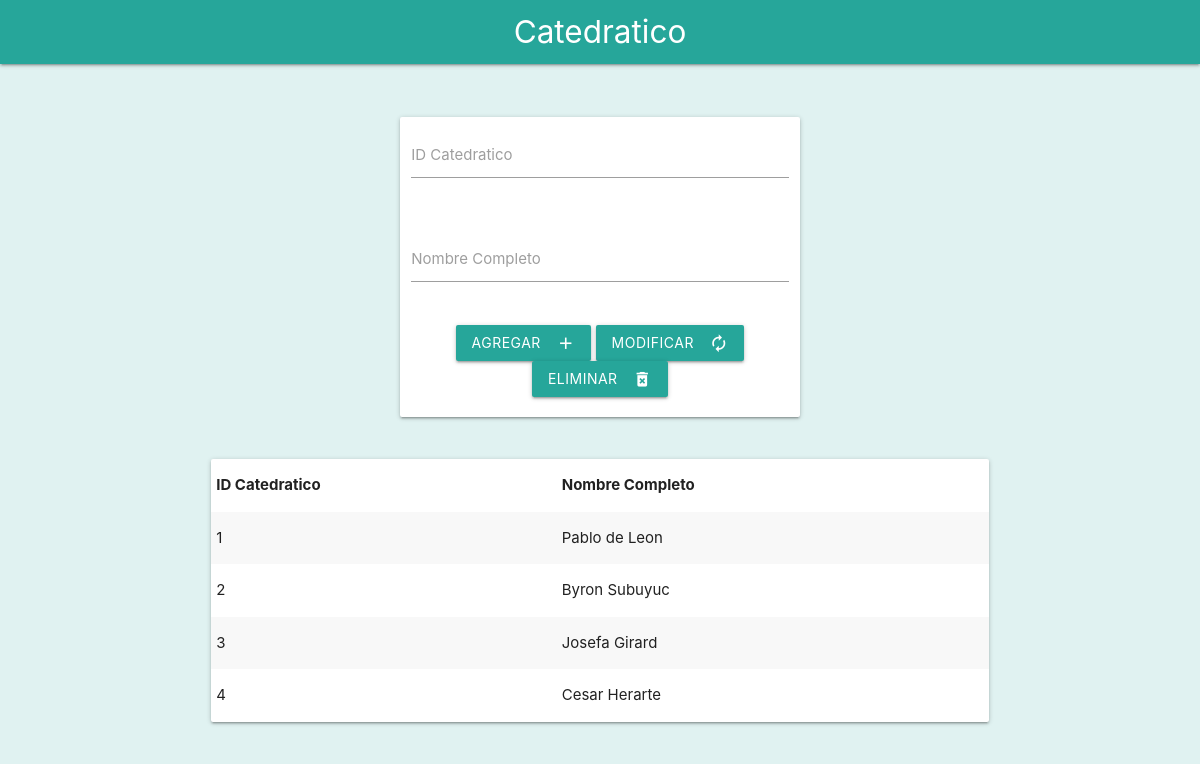
/acciones/catedratico/form.php, run on the app's committed database.
### tables this page shows
CREATE TABLE `catedratico` (
  `ID_catedratico` varchar(25) NOT NULL,
  `nombre` varchar(100) NOT NULL
);

### acciones/catedratico/form.php (the view, shortened to what this page needs)
<!DOCTYPE html>
<html lang="en">
<head>
    <link type="text/css" rel="stylesheet" href="../../css/materialize.min.css" media="screen,projection" />
    <link type="text/css" rel="stylesheet" href="../../css/general.css" media="screen,projection" />
</head>
<body>
    <nav>
        <div class="nav-wrapper  teal lighten-1">
            <a href="#" class="brand-logo center">Catedratico</a>
        </div>
    </nav>
    <br>
    <br>
    <div class="row">
        <div class="col s4"></div>
        <form class="col s4 card" method="POST">
            <div class="row">
                <div class="input-field col s12">
                    <input id="last_name" type="text" class="validate" name="id">
                    <label for="last_name">ID Catedratico</label>
                </div>
            </div>
            <div class="row">
                <div class="input-field col s12">
                    <input id="last_name" type="text" class="validate" name="nombre">
                    <label for="last_name">Nombre Completo</label>
                </div>
            </div>
            <div class="row center-align">
                <button class="btn waves-effect waves-light" type="submit" name="action" formaction="insert.php">Agregar
                    <i class="material-icons right">add</i>
                </button>
                <button class="btn waves-effect waves-light" type="submit" name="action" formaction="update.php">Modificar
                    <i class="material-icons right">autorenew</i>
                </button>
                <button class="btn waves-effect waves-light" type="submit" name="action" formaction="delete.php">Eliminar
                    <i class="material-icons right">delete_forever</i>
                </button>
            </div>
        </form>
    </div>
    <div class="row">
        <div class="col s2"></div>
        <div class="col s8">
            <table class="white card striped">
                <thead>
                <tr>
                    <th>ID Catedratico</th>
                    <th>Nombre Completo</th>
                </tr>
            </thead>
            <tbody>
            <?php
                include("../../connect/connect.php");
                $busrcar = "SELECT * FROM catedratico";
                $resultado = $conn->query($busrcar);
                if ($resultado->num_rows >0) {
                    while ($filas = $resultado->fetch_assoc()) {
            ?>
                        <tr>
                        <td><?php echo $filas['ID_catedratico']?></td>
                        <td><?php echo $filas['nombre']?></td>
                        </tr>
            <?php
                    }
                }
            ?>
            </tbody>
            </table>
        </div>
    </div>
</body>
</html>

### css/general.css (style rules this page uses)
body { background-color: #e0f2f1; }

### data on the page
catedratico: ID_catedratico "1", nombre "Pablo de Leon"
catedratico: ID_catedratico "2", nombre "Byron Subuyuc"
catedratico: ID_catedratico "3", nombre "Josefa Girard"
catedratico: ID_catedratico "4", nombre "Cesar Herarte"
